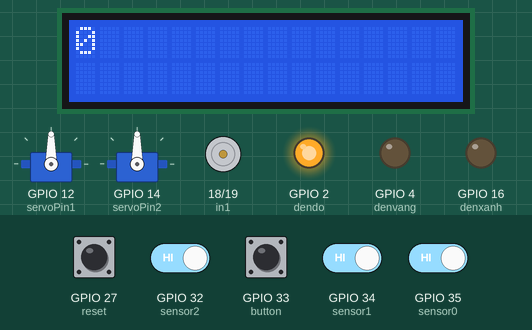
Simulated run of this sketch. Board: ESP32. Parts: 2 × servo, 16×2 character LCD, motor-driver pin pairs drawn as motors (green arrow = first pin HIGH = forward, orange = second pin HIGH = backward, longer = more drive, scaled by the enable pin), output pins drawn as LEDs (lit = HIGH). Dashed ring = blinking. The inputs (shaded band) are chosen by the test bench; at power-on: GPIO 27 (reset), GPIO 32 (sensor2), GPIO 33 (button), GPIO 34 (sensor1), GPIO 35 (sensor0) HIGH.

Above: at 1.2 s.
1.3 s: GPIO 33 (button) pulled LOW for 0.15 s
At 1.39 s:
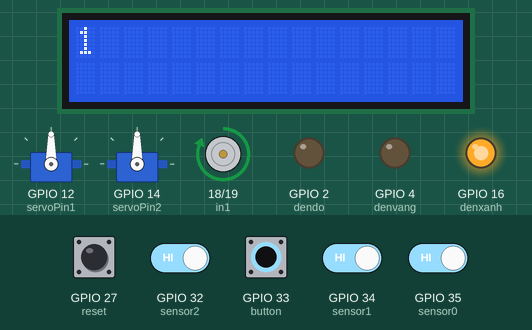
2.9 s: GPIO 35 (sensor0) driven LOW
At 3.7 s:
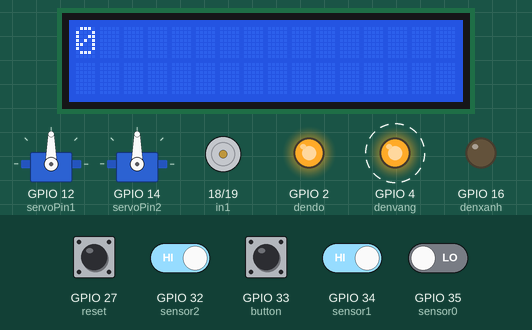
5.9 s: GPIO 32 (sensor2) driven LOW
At 7.3 s:
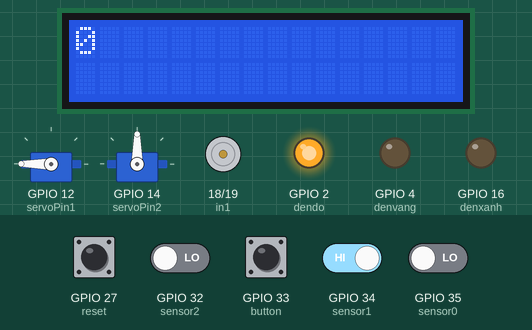
8.9 s: GPIO 34 (sensor1) driven LOW
At 11.2 s:
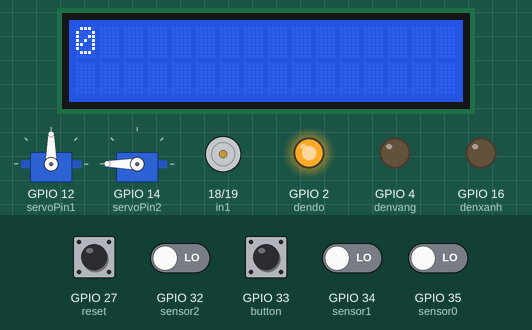
11.9 s: GPIO 34 (sensor1) driven HIGH
13.4 s: GPIO 33 (button) pulled LOW for 1 s
At 19.4 s:
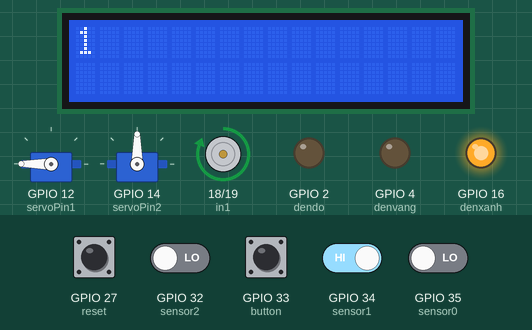
Timing chart, 0 to 21.4 s (numbered marks = the images above; inputs shaded):
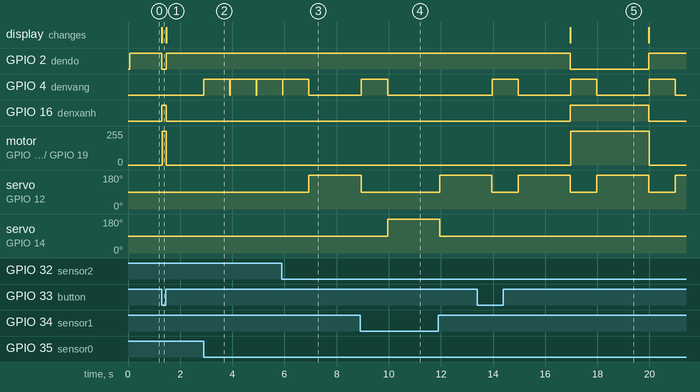

Measured:
- after the input at 1.3 s, GPIO 2 (dendo): HIGH → LOW at once, → HIGH 0.15 s later; GPIO 16 (denxanh): LOW → HIGH at once, → LOW 0.15 s later; motor on GPIO 18 (in1) / GPIO 19 (in2): stopped → forward 255/255 at once, → stopped 0.15 s later; the display: changes at once (image 1)
- after the input at 2.9 s, GPIO 4 (denvang): alternates HIGH for 1.0 s and LOW for 0.01 s, starting at once
- after the input at 5.9 s, GPIO 4 (denvang): goes on until 6.9 s, then stays LOW; servo on GPIO 12 (servoPin1): 90° → 180° after 1.0 s
- after the input at 8.9 s, servo on GPIO 12 (servoPin1): goes on until 8.9 s, then stays 90°; servo on GPIO 14 (servoPin2): 90° → 180° after 1.1 s
- after the input at 13.4 s, GPIO 2 (dendo): HIGH → LOW after 3.6 s, → HIGH 3.0 s later; GPIO 16 (denxanh): LOW → HIGH after 3.6 s, → LOW 3.0 s later; motor on GPIO 18 (in1) / GPIO 19 (in2): stopped → forward 255/255 after 3.6 s, → stopped 3.0 s later; the display: changes after 3.6 s (image 5)

The sketch:

overall_testing.ino
```cpp
#include <Servo.h>
#include <Wire.h>
#include <LiquidCrystal_I2C.h>

int button = 33;
int reset = 27;
int ena = 5;
int in1 = 18;
int in2 = 19;
int dendo = 2;
int denvang = 4;
int denxanh = 16;
int sensor0 = 35;
int sensor1 = 34;
int sensor2 = 32;

//LCD display
LiquidCrystal_I2C lcd(0x27, 16, 2);

static const int servoPin1 = 12;
static const int servoPin2 = 14;
Servo servo1;
Servo servo2;

void setup() {
  Serial.begin(115200);

  servo1.attach(servoPin1);
  servo2.attach(servoPin2);
  pinMode(button, INPUT_PULLUP);
  pinMode(reset, INPUT_PULLUP);
  pinMode(sensor0, INPUT);
  pinMode(sensor1, INPUT);
  pinMode(sensor2, INPUT);
  pinMode(ena, OUTPUT);
  pinMode(in1, OUTPUT);
  pinMode(in2, OUTPUT);
  pinMode(dendo, OUTPUT);
  pinMode(denvang, OUTPUT);
  pinMode(denxanh, OUTPUT);

  lcd.init();// Initialize the LCD
  lcd.backlight();// Turn on the backlight
  lcd.clear();// Clear the LCD screen
}

void loop() {
  bool button_status = digitalRead(button);
  bool reset_status = digitalRead(reset);
  bool sensor0_status = digitalRead(sensor0);
  bool sensor1_status = digitalRead(sensor1);
  bool sensor2_status = digitalRead(sensor2);

  if (sensor0_status == 0){
    digitalWrite(denvang, HIGH);
    delay(1000);
    digitalWrite(denvang,LOW);
    // Serial.print("Sensor0 status = ");
    // Serial.println(sensor0_status);
  }

  if (sensor1_status == 0){
    servo2.write(180);
    delay(2000);
    servo2.write(90);
    // Serial.print("Sensor1 status = ");
    // Serial.println(sensor1_status);
  }

  if (sensor2_status == 0){
    servo1.write(180);
    delay(2000);
    servo1.write(90);
    // Serial.print("Sensor2 status = ");
    // Serial.println(sensor2_status);
  }
  if (reset_status == 0){
    digitalWrite(denvang, HIGH);
  }else{
    digitalWrite(denvang, LOW);
  }

  if (button_status == 0){
    lcd.setCursor(0, 0);// Set the cursor to the first column and first row
    lcd.print("1");
    digitalWrite(denxanh, HIGH);
    digitalWrite(dendo, LOW);
    delay(10);
    analogWrite(ena, 255);
    digitalWrite(in1, HIGH);
    digitalWrite(in2, LOW);

  } else{
    lcd.setCursor(0, 0);// Set the cursor to the first column and first row
    lcd.print("0");
    digitalWrite(dendo, HIGH);
    digitalWrite(denxanh, LOW);
    delay(10);
    analogWrite(ena, 0);
    digitalWrite(in1, LOW);
    digitalWrite(in2, LOW);

  }
}
```
